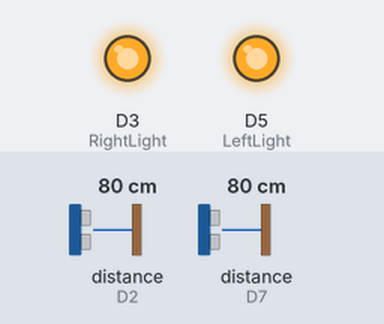
Bench run of a sketch on a simulated ESP8266 (NodeMCU). Shown: output pins drawn as LEDs (lit = HIGH). Wiring (inferred from the names in the program): 2 × ultrasonic range finder: trigger D1, echo D2 / trigger D6, echo D7. Inputs (shaded band) come from the test bench; at power-on: distance to the obstacle (sensors on D2, D7) 80 cm. The echo pulse lasts 58.3 µs per cm; pins used as bus, display or sensor lines are not drawn; what the sketch prints to the serial monitor is not drawn.

Above: at 1.2 s.
1.3 s: distance to the obstacle (sensor on D2) set to 6 cm
2.8 s: distance to the obstacle (sensor on D2) set to 3 cm
At 3.4 s:
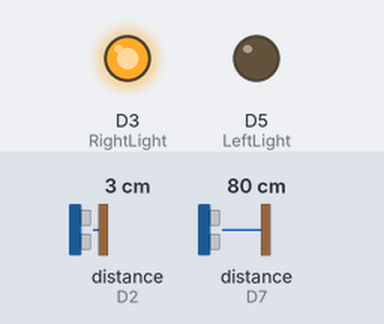
4.3 s: distance to the obstacle (sensor on D7) set to 6 cm
5.8 s: distance to the obstacle (sensor on D7) set to 3 cm
At 7.9 s:
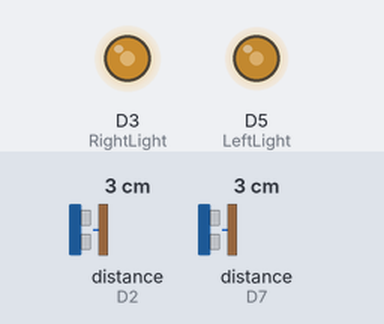
8.8 s: distance to the obstacle (sensor on D2) set to 9 cm
At 9.4 s:
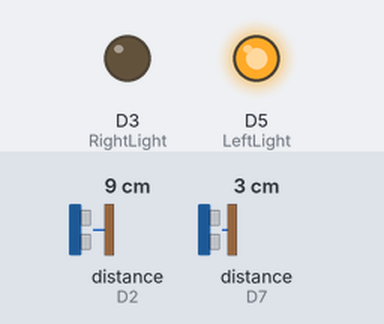
10.3 s: distance to the obstacle (sensor on D2) set to 2 cm
Timing chart, 0 to 14.3 s (numbered marks = the images above; inputs shaded):
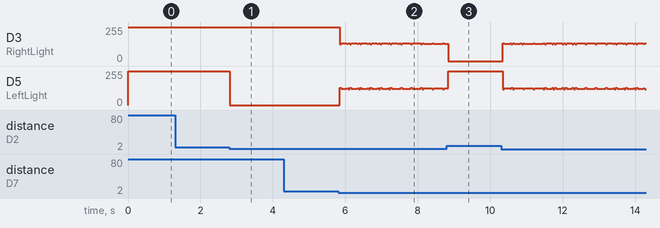

Measured:
- the behaviour switches between 5 and 4 cm on distance to the obstacle (sensor on D2) (found by bisection; images 0 and 1)
- the behaviour switches between 5 and 4 cm on distance to the obstacle (sensor on D7) (found by bisection; images 1 and 2)
- after the input at 2.8 s, D5 (LeftLight): 255/255 → 0/255 at once

The sketch:

BikeLight.ino
```cpp
int trigPin = D6;
int echoPin = D7;

int trig1Pin = D1;
int echo1Pin = D2;

const int RightLight= D3;
const int LeftLight= D5;

int Rduration, Rdistance;
int Lduration, Ldistance;

void setup() {
  pinMode(trigPin, OUTPUT);
  pinMode(echoPin, INPUT);

  pinMode(trig1Pin, OUTPUT);
  pinMode(echo1Pin, INPUT);

  pinMode(RightLight, OUTPUT);   digitalWrite(RightLight, HIGH);
  pinMode(LeftLight, OUTPUT);    digitalWrite(LeftLight, HIGH);

  Serial.begin(115200);
  Serial.println("done");
}

void loop(){
     RIGHT();
     LEFT();
  }

void RIGHT(){
    digitalWrite (trigPin, HIGH);
    delayMicroseconds (10);
    digitalWrite (trigPin, LOW);
    Rduration = pulseIn (echoPin, HIGH);
    Rdistance = (Rduration/2) / 29.1;

    if (Rdistance <5) {
      Serial.println("RIGHT_LIGHT_SHINE");
      digitalWrite(RightLight, LOW);
      digitalWrite(LeftLight, HIGH);
    }
    else{
      digitalWrite(RightLight, HIGH);
    }
  }

void LEFT(){
    digitalWrite (trig1Pin, HIGH);
    delayMicroseconds (10);
    digitalWrite (trig1Pin, LOW);
    Lduration = pulseIn (echo1Pin, HIGH);
    Ldistance = (Lduration/2) / 29.1;

    if (Ldistance <5) {
      Serial.println("LEFT_LIGHT_SHINE");
      digitalWrite(RightLight, HIGH);
      digitalWrite(LeftLight, LOW);
    }
    else{
      digitalWrite(LeftLight, HIGH);
    }
  }
```
